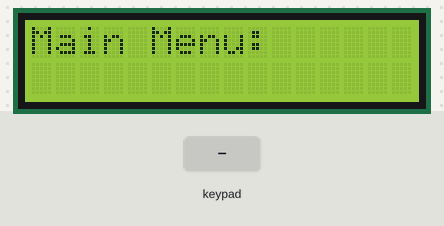
Simulated run of this program. Board: ESP8266 (NodeMCU). Parts: 16×2 character LCD. The test bench sets the inputs (shaded band).

Above: at 2.2 s.
2.3 s: keypad keys 1 2 # pressed 0.4 s apart
At 3.7 s:
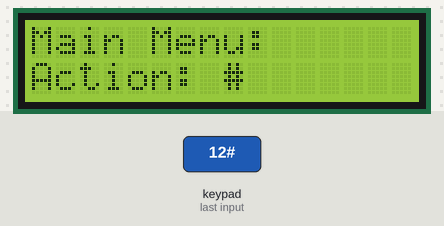
5.0 s: key 'A' pressed
At 6.0 s:
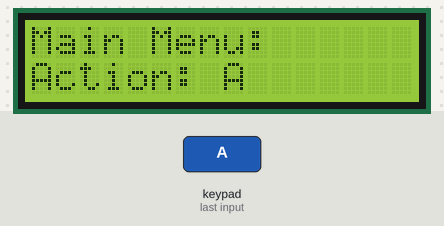
6.5 s: key 'B' pressed
At 7.3 s:
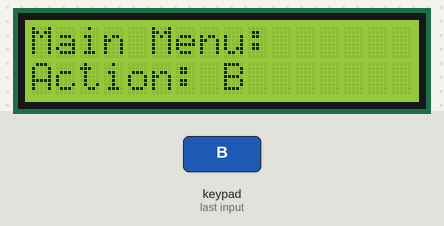
8.0 s: keypad keys 1 2 * pressed 0.4 s apart
At 10.1 s:
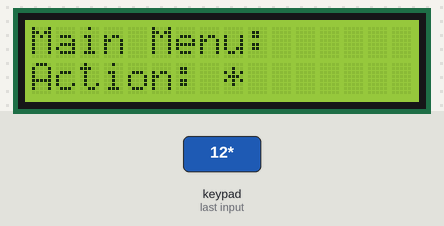
10.7 s: key 'C' pressed
At 11.6 s:
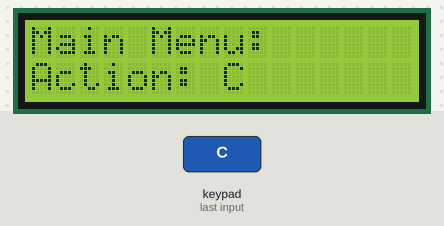
12.2 s: keypad keys 1 2 D pressed 0.4 s apart
At 12.81 s:
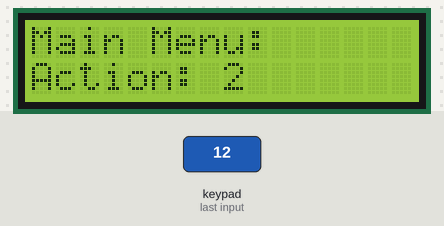
Timing chart, 0 to 15.2 s (numbered marks = the images above; inputs shaded):
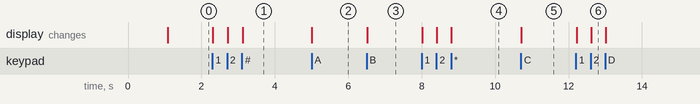

The program:

main.cpp
```cpp
#include <Arduino.h>
#include "controllers/MenuManager.h"

MenuManager menuManager;

void setup() { menuManager.setup(); }

void loop() { menuManager.loop(); }
```

MenuManager.cpp
```cpp
#include "MenuManager.h"

void MenuManager::setup()
{
    lcd.init();
    lcd.backlight();
    lcd.setCursor(3, 0);
    lcd.print("ADA-OS");
    delay(1000);
    lcd.clear();
    lcd.print("Main Menu:");
}

void MenuManager::loop()
{
    char key = keypad.getKey();

    if (key)
    {
        lcd.setCursor(0, 1);
        lcd.print("Action: ");
        lcd.print(key);
    }
}
```

MenuManager.h
```cpp
#ifndef MENU_MANAGER_H
#define MENU_MANAGER_H

#include <Arduino.h>
#include <LiquidCrystal_I2C.h>
#include <Keypad.h>
#include "config_keypad.h"
#include "config_lcd.h"

class MenuManager
{
private:
    LiquidCrystal_I2C lcd;
    Keypad keypad;

public:
    MenuManager() : lcd(LCD_ADDR, LCD_COLS, LCD_ROWS),
                    keypad(makeKeymap(keys), rowPins, colPins, ROWS, COLS) {}

    void setup();
    void loop();
};

#endif
```

config_keypad.h
```cpp
#ifndef CONFIG_KEYPAD_H
#define CONFIG_KEYPAD_H

#include <Arduino.h>
#include <Keypad.h>

#define LCD_ADDR 0x27
#define LCD_COLS 16
#define LCD_ROWS 2

const byte ROWS = 4;
const byte COLS = 4;

static char keys[ROWS][COLS] = {
    {'1', '2', '3', 'A'},
    {'4', '5', '6', 'B'},
    {'7', '8', '9', 'C'},
    {'*', '0', '#', 'D'}};

// Static for multi use by files
// D3, D4, D8 boot - boot pins on 8266, avoid
static byte rowPins[ROWS] = {D0, D5, D6, D7};
static byte colPins[COLS] = {D3, D4, 3, 1};

#endif
```

config_lcd.h
```cpp
#ifndef CONFIG_LCD_H
#define CONFIG_LCD_H

#define LCD_ADDR 0x27
#define LCD_COLS 16
#define LCD_ROWS 2

#endif
```

Measured:
- after the input at 2.3 s, the display: first changes at once (image 1 shows a later state)
- after the input at 5.0 s, the display: changes at once (image 2)
- after the input at 6.5 s, the display: changes at once (image 3)
- after the input at 8.0 s, the display: first changes at once (image 4 shows a later state)
- after the input at 10.7 s, the display: changes at once (image 5)
- after the input at 12.2 s, the display: first changes at once (image 6 shows a later state)
